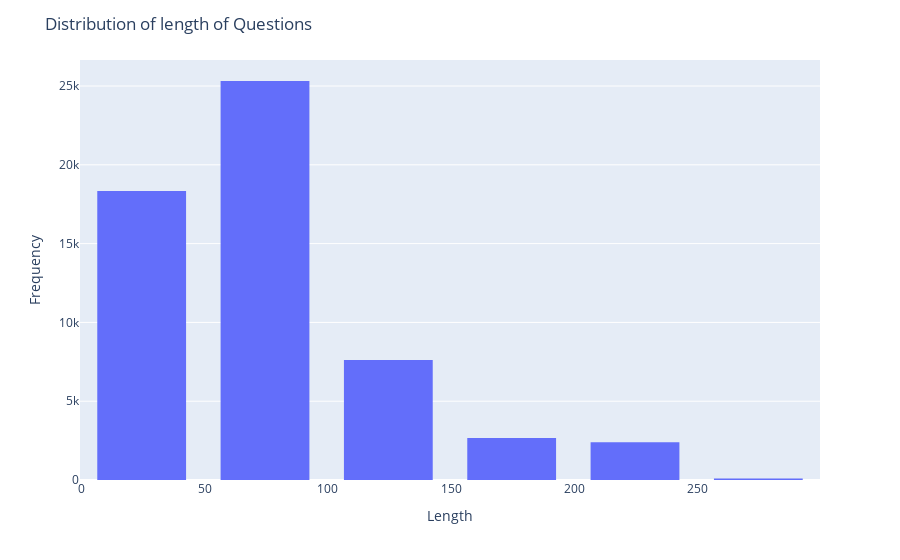

The notebook cell this image was saved under:
### Markdown cell above
We can observe that questions have lengths upto 300 characters. But, the answers can be pretty long upto 450k characters. As majority of the answers are within 50k chars we discard the longer ones. Also, after inspection I found the very longer answers have to no to little relevance to the question. So, we should be able to ignore them safely.

### Code cell
import plotly.express as px

q_lens = {"length": [len(ans) for ans in dataset['train']['question']]}

fig = px.histogram(q_lens, nbins=10, x='length')

fig.update_layout(title='Distribution of length of Questions',
                  xaxis_title='Length',
                  yaxis_title='Frequency',
                  bargap=0.2,
                  bargroupgap=0.1,)
		
fig.show()

### Figure 1 — Plotly figure (JSON) as saved in the notebook; plotly's stock layout.template omitted (floating-point values rounded to 4 significant figures; data arrays with more than 128 entries replaced by an {"elided": "..."} marker saying what was removed)
{"data": [{"alignmentgroup": "True", "bingroup": "x", "hovertemplate": "length=%{x}<br>count=%{y}<extra></extra>", "legendgroup": "", "marker": {"color": "#636efa", "pattern": {"shape": ""}}, "name": "", "nbinsx": 10, "offsetgroup": "", "orientation": "v", "showlegend": false, "type": "histogram", "x": {"elided": "56402 int values"}, "xaxis": "x", "yaxis": "y"}], "layout": {"bargap": 0.2, "bargroupgap": 0.1, "barmode": "relative", "legend": {"tracegroupgap": 0}, "margin": {"t": 60}, "title": {"text": "Distribution of length of Questions"}, "xaxis": {"anchor": "y", "domain": [0, 1], "title": {"text": "Length"}}, "yaxis": {"anchor": "x", "domain": [0, 1], "title": {"text": "Frequency"}}}}
